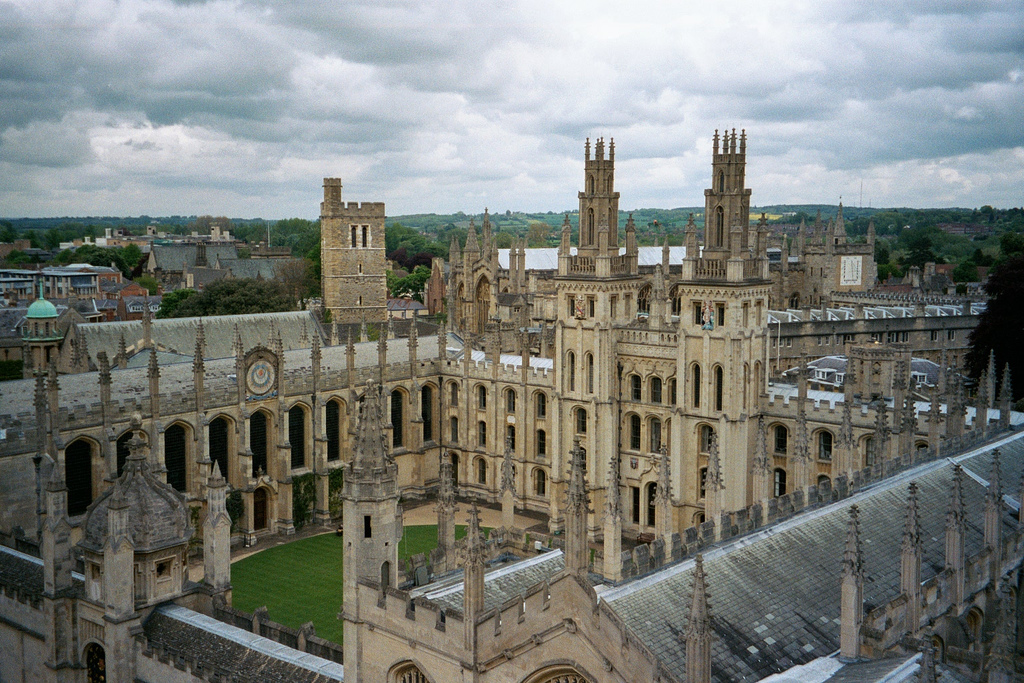
#> input picture opencv_ex/ex003_rootsift/all_souls_000035.jpg, 1024 x 683 px
$ python driver.py   (Python 2 division)
#> lines starting #> are read from the running program, lines starting #| are printed output that depends on the picture
### opencv_ex/ex003_rootsift/rootsift.py
# import the necessary packages
import numpy as np
import cv2

class RootSIFT:
	def __init__(self):
		# initialize the SIFT feature extractor
		self.extractor = cv2.DescriptorExtractor_create("SIFT")

	def compute(self, image, kps, eps=1e-7):
		# compute SIFT descriptors
		(kps, descs) = self.extractor.compute(image, kps)

		# if there are no keypoints or descriptors, return an empty tuple
		if len(kps) == 0:
			return ([], None)

		# apply the Hellinger kernel by first L1-normalizing, taking the
		# square-root, and then L2-normalizing
		descs /= (np.linalg.norm(descs, axis=0, ord=2) + eps)
		descs /= (descs.sum(axis=0) + eps)
		descs = np.sqrt(descs)
		#descs /= (np.linalg.norm(descs, axis=0, ord=2) + eps)

		# return a tuple of the keypoints and descriptors
		return (kps, descs)

### opencv_ex/ex003_rootsift/driver.py
# USAGE
# python driver.py

# import the necessary packages
from rootsift import RootSIFT
import cv2
import os
from numpy import *
import pylab

# load the image we are going to extract descriptors from and convert
# it to grayscale
image = cv2.imread("all_souls_000035.jpg")
#> image is the input picture: shape (683, 1024, 3); mean B, G, R 120.7, 125.7, 122.7
gray = cv2.cvtColor(image, cv2.COLOR_BGR2GRAY)
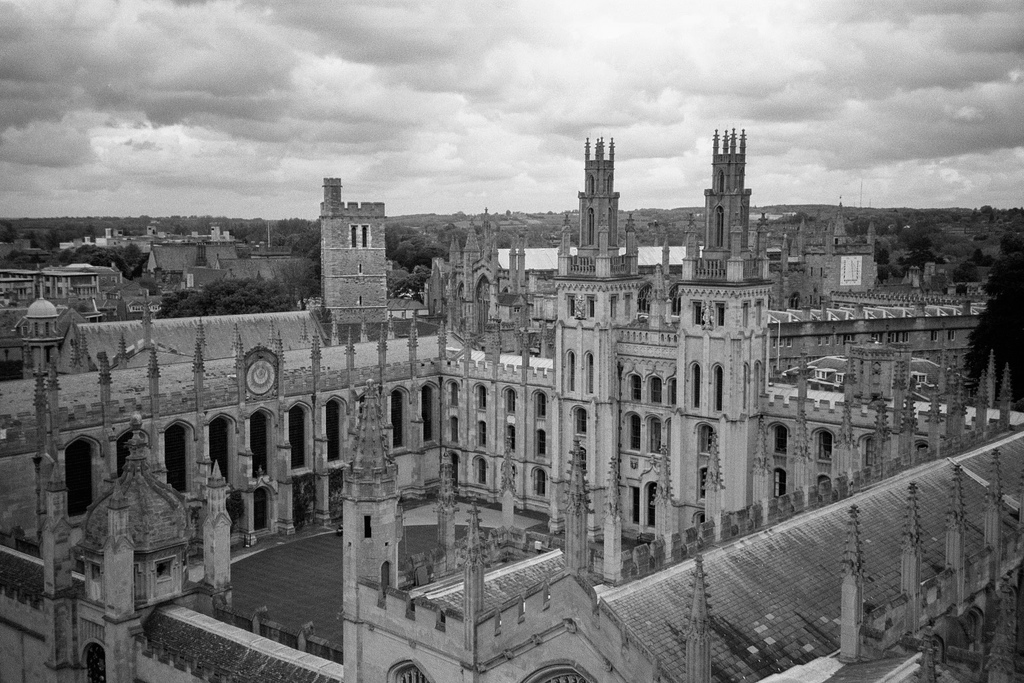
#> gray: shape (683, 1024); min 0, max 254, mean 124.2

# detect Difference of Gaussian keypoints in the image
detector = cv2.FeatureDetector_create("SIFT")
kps = detector.detect(image)
#> kps = 6118 keypoints; strongest (x, y, size): (743, 130, 1.8), (726, 131, 1.9), (716, 131, 1.9), (733, 130, 2)

# extract normal SIFT descriptors
extractor = cv2.DescriptorExtractor_create("SIFT")
(kps_sift, descs_sift) = extractor.compute(image, kps)
#> kps_sift has the same summary as kps
print "SIFT: kps=%d, descriptors=%s " % (len(kps_sift), descs_sift.shape)
#| SIFT: kps=6118, descriptors=(6118, 128)

# extract RootSIFT descriptors
rs = RootSIFT()
(kps_rootsift, descs_rootsift) = rs.compute(image, kps)
#> kps_rootsift has the same summary as kps
print "RootSIFT: kps=%d, descriptors=%s " % (len(kps_rootsift), descs_rootsift.shape)
#| RootSIFT: kps=6118, descriptors=(6118, 128)

pylab.figure()
rgbImage = cv2.cvtColor(image, cv2.COLOR_BGR2RGB)

img_SIFT = cv2.drawKeypoints(rgbImage,kps_sift,None,(255,0,255),4)
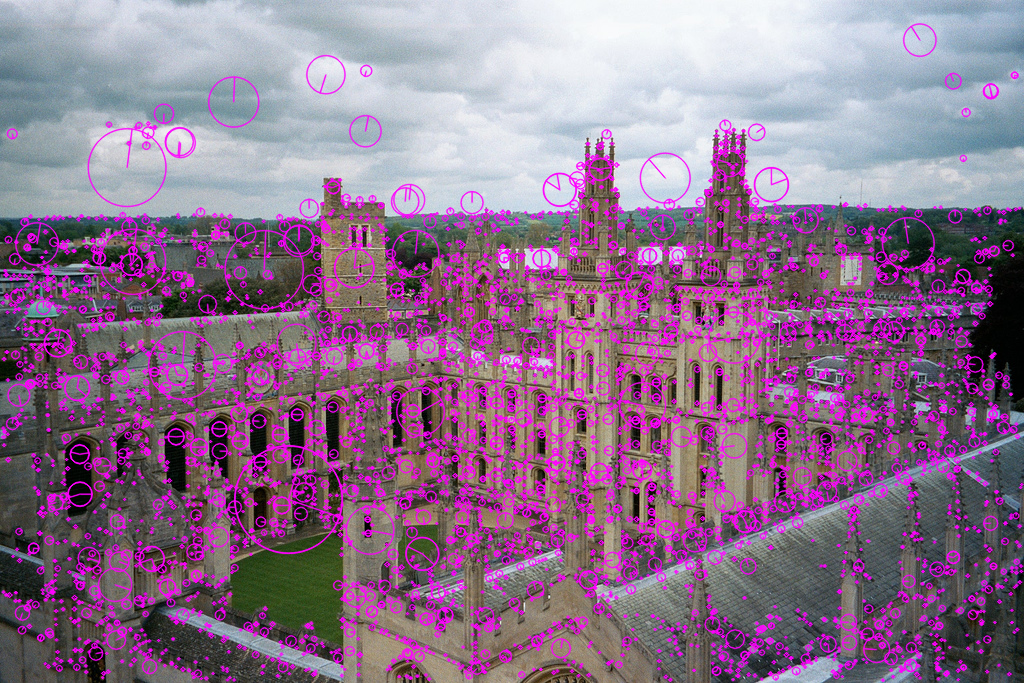
#> img_SIFT: shape (683, 1024, 3); mean R, G, B 141.2, 113.7, 140.6
pylab.gray()
pylab.subplot(2,1,1)
pylab.imshow(img_SIFT)
pylab.axis('off')

img_rootsift = cv2.drawKeypoints(rgbImage,kps_rootsift,None,(255,0,255),4)
pylab.gray()
pylab.subplot(2,1,2)
pylab.imshow(img_rootsift)
pylab.gray()
pylab.axis('off')

pylab.show()
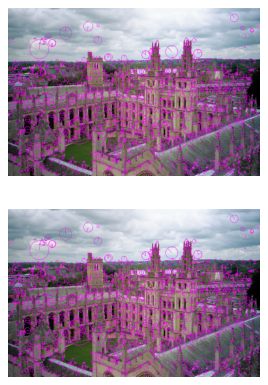
#> figure drawn by matplotlib, 2 panels

$ run again, with opencv_ex/ex003_rootsift/all_souls_000041.jpg copied over opencv_ex/ex003_rootsift/all_souls_000035.jpg
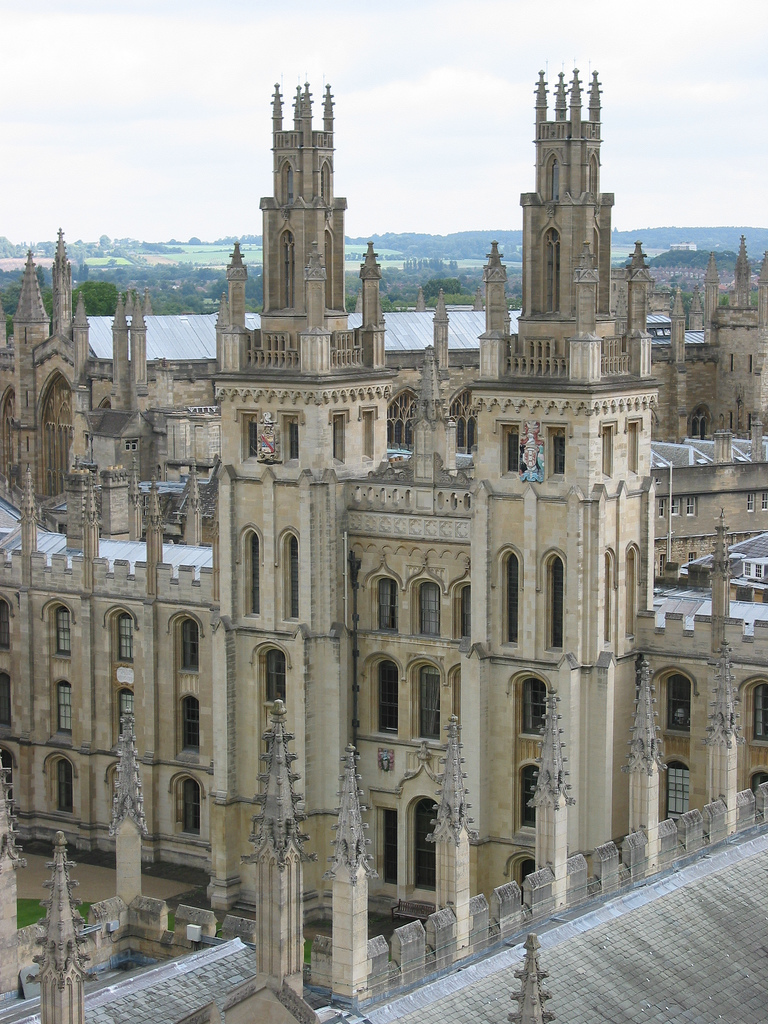
#> input picture opencv_ex/ex003_rootsift/all_souls_000041.jpg, 768 x 1024 px
#> image is the input picture: shape (1024, 768, 3); mean B, G, R 143.1, 148.8, 148.5
#> `gray = cv2.cvtColor(image, cv2.COLOR_BGR2GRAY)`:
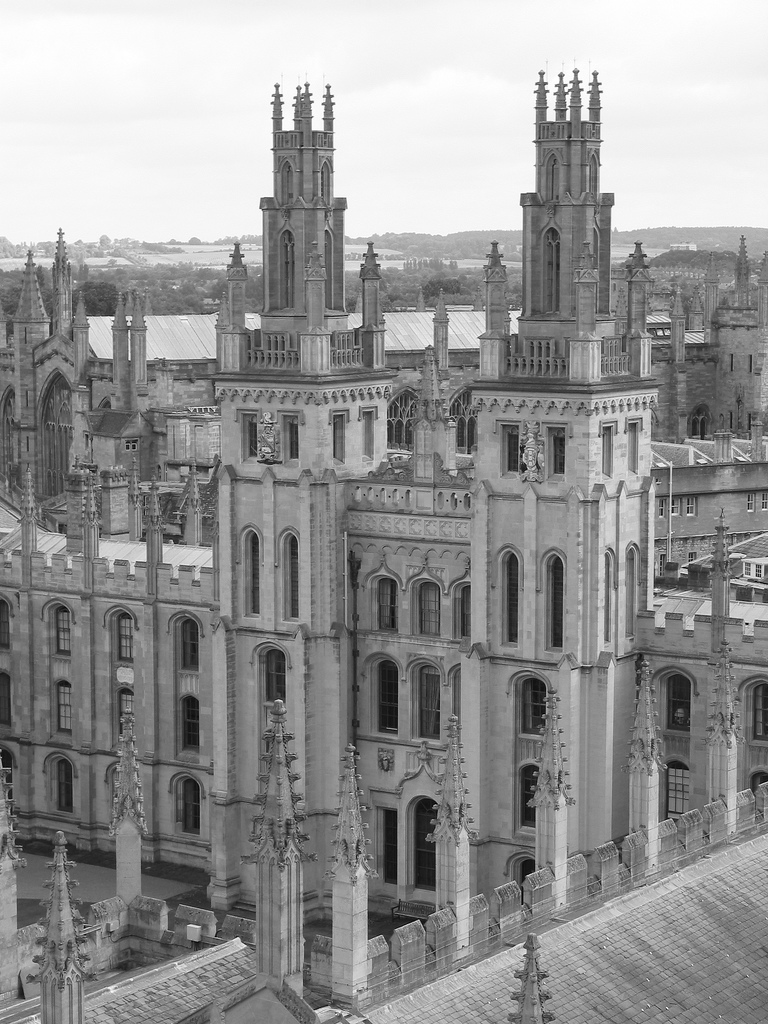
#> gray: shape (1024, 768); min 0, max 255, mean 148
#> `kps = detector.detect(image)`: kps = 5469 keypoints; strongest (x, y, size): (561, 76, 3.9), (660, 333, 3.4), (328, 87, 3.3), (277, 86, 3.5)
#> kps_sift has the same summary as kps
#| SIFT: kps=5469, descriptors=(5469, 128)
#> kps_rootsift has the same summary as kps
#| RootSIFT: kps=5469, descriptors=(5469, 128)
#> `pylab.show()`:
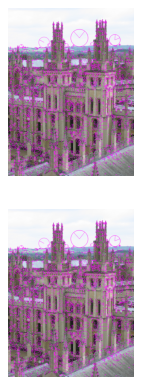
#> figure drawn by matplotlib, 2 panels
